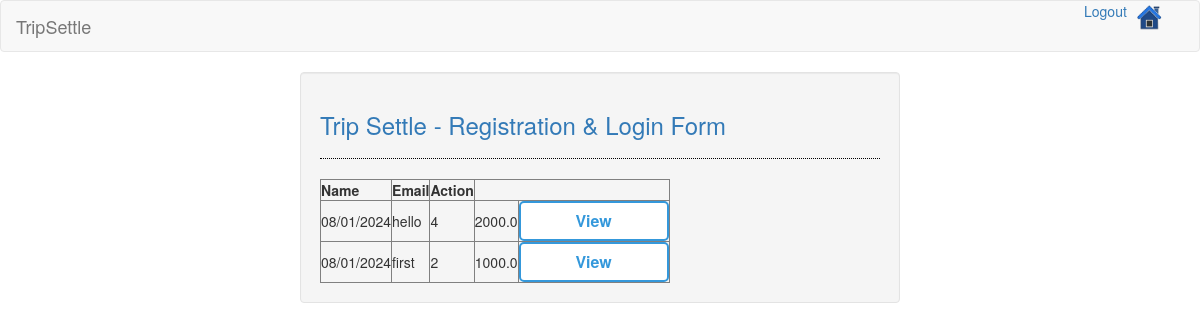
The app's page /web/viewgroups/ with its own data.
### web/models.py (models this page shows, shortened)
class MyModel(models.Model):
    date = models.CharField(max_length=30)
    group_name = models.CharField(max_length=255)
    person = models.CharField(max_length=255)
    expenditure = models.FloatField()

### web/views.py (the view)
# urls.py: path('viewgroups/', views.viewgroups, name='viewgroups'),
def viewgroups(request):
    queryset = MyModel.objects.all()
    return render(request, 'web/viewgroups.html', {'data': queryset})

### web/templates/web/viewgroups.html
{% extends 'web/base.html' %}
{% block body %}
<table border="1">
    <thead>
        <tr>
            <th>Name</th>
            <th>Email</th>
            <th>Action</th>
        </tr>
    </thead>
    <tbody>
        {% for item in data %}
        <tr>
            <td>{{ item.date }}</td>
            <td>{{item.group_name}}</td>
            <td>{{item.person}}</td>
            <td>{{item.expenditure}}</td>
            <form method="GET" action="{% url 'addtransaction' %}">
                <td><button class=" btn-home-container btn btn-home-style">View</button></td>
            </form>
        </tr>
        {% endfor %}
    </tbody>
</table>
{% endblock %}

### records on screen
MyModel: date "08/01/2024", group_name "hello", person "4", expenditure "2000.0"
MyModel: date "08/01/2024", group_name "first", person "2", expenditure "1000.0"
